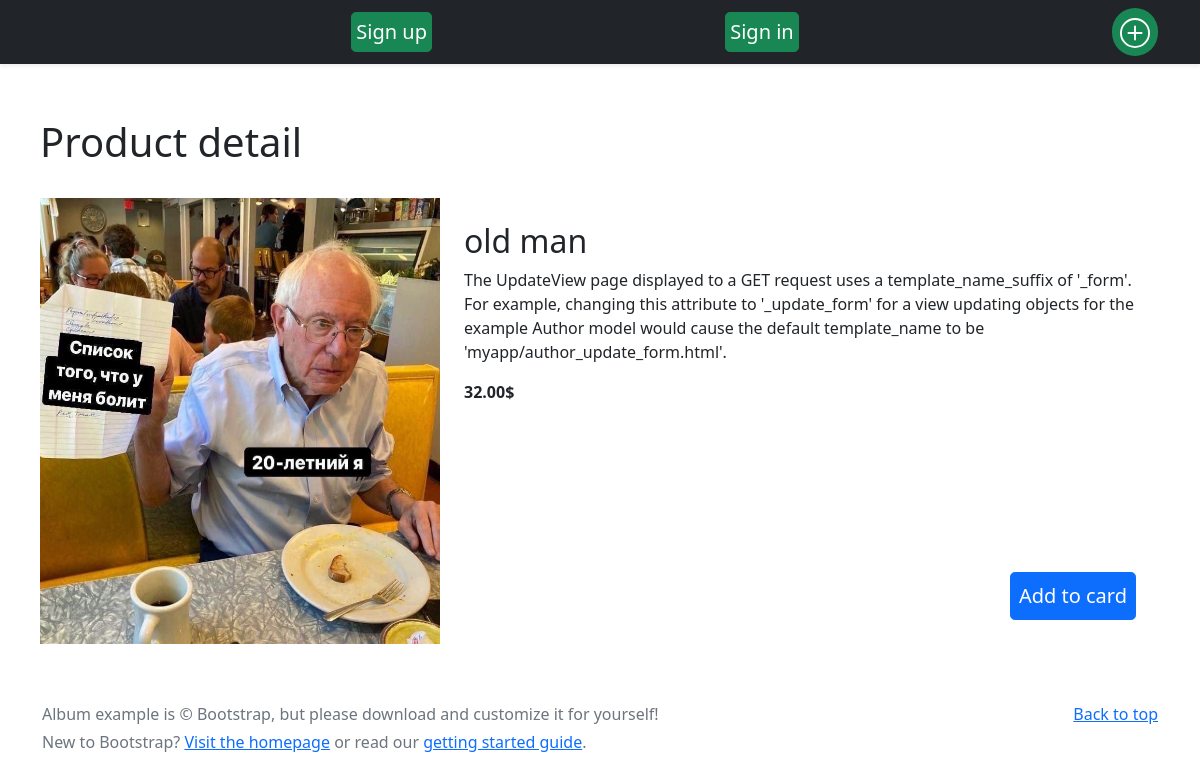
The app's page /store/sdfsadfsds with its own data.
### store/models.py (models this page shows, shortened)
class Product(models.Model):
    category = models.ForeignKey(Category, related_name='product', on_delete=models.CASCADE)
    created_by = models.ForeignKey(User, on_delete=models.CASCADE, related_name='product_creator', default=User)
    title = models.CharField(max_length=255)
    author = models.CharField(max_length=255, default='John Doe')
    description = models.TextField(blank=True)
    image = models.ImageField(upload_to='images/')
    slug = models.SlugField(max_length=255)
    price = models.DecimalField(max_digits=4, decimal_places=2)
    in_stock = models.BooleanField(default=True)
    is_active = models.BooleanField(default=True)
    created = models.DateTimeField(auto_now_add=True)
    updated = models.DateTimeField(auto_now=True)
    class Meta:
        verbose_name_plural = 'products'
        ordering = ('-created',)

### store/views.py (the view)
# urls.py: path('<slug:slug>', ProductDetail.as_view(), name='product_detail'),
class ProductDetail(DetailView):
    model = Product

### store/templates/store/product_detail.html (shortened to what this page needs)
{% extends 'store/base.html' %}
{% block content %}
<div class="container" style="padding:10px ; margin-top: 20px; border: 0px solid black; border-radius: 15px; ">
        <br>
        <h1>Product detail</h1>
        <br>
        <div class="d-flex" style="">
            <div class="d-flex" style="">
                <img src="{{ object.image.url }}" class="" alt="..." width="400">
            </div>
            <div class="d-flex flex-column p-4" style="background-color:;">
                <h2 class="card-title">{{object.title}}</h2>
                <p class="card-text">{{ object.description }}</p>
                <p class="card-text"><strong>{{ object.price }}$</strong></p>
                <div class="d-flex align-items-end flex-column" style="height: 200px;">
                    <button type="button" class="btn btn-lg btn-block btn-primary mt-auto p-2">Add to card</button>
                </div>
                </div>
            </div>
        </div>
{% endblock %}

### records on screen
Product: image (picture), title "old man", description "The UpdateView page displayed to a GET request uses a template_name_suffix of '_form'. For example, changing this attribute to '_update_form' for a view updating objects for the example Author model would cause the default template_name to be 'myapp/author_update_form.html'.", price "32.00"
